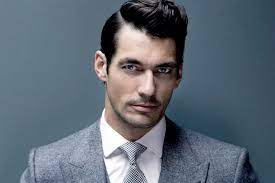
#> input picture img.jpg, 275 x 183 px
$ python main.py
#> lines starting #> are read from the running program, lines starting #| are printed output that depends on the picture; after the words box and inside, x2 and y2 are one past the last pixel; in counts of white or black regions, pixels touching at a corner belong together
import cv2
import numpy as np

# reading the image
img = cv2.imread('img.jpg')
#> img is the input picture: shape (183, 275, 3); mean B, G, R 117.5, 105.8, 95.2

# converting image into gray scale image
gray = cv2.cvtColor(img, cv2.COLOR_BGR2GRAY)
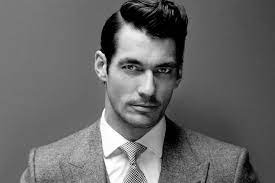
#> gray: shape (183, 275); min 0, max 255, mean 104
gray = cv2.medianBlur(gray, 5)
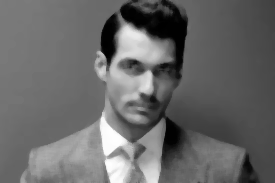
#> gray: shape (183, 275); min 0, max 254, mean 104.1

# identifying edges for the image
edges = cv2.adaptiveThreshold(gray, 255, cv2.ADAPTIVE_THRESH_MEAN_C, cv2.THRESH_BINARY, 9, 9)
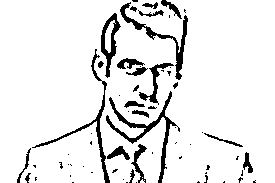
#> edges: shape (183, 275); 91% white; 64 black regions (41 under 20 px), largest, box (x1, y1, x2, y2) and area: (106, 91, 180, 183) 855, (120, 2, 188, 80) 651, (32, 49, 110, 183) 622

# coloring the gray part
color = cv2.bilateralFilter(img, 9, 250, 250)
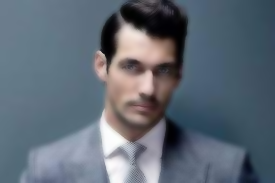
#> color: shape (183, 275, 3); mean B, G, R 117.5, 105.8, 95.3

# cartoonizing the image
cartoon = cv2.bitwise_and(color, color, mask = edges)
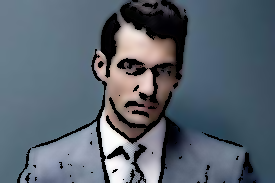
#> cartoon: shape (183, 275, 3); mean B, G, R 110.4, 99.1, 88.3

# displaying image
cv2.imshow("Cartoon", cartoon)

# Holding the window to view the result
cv2.waitKey(0)

# destroying all windows
cv2.destroyAllWindows()
